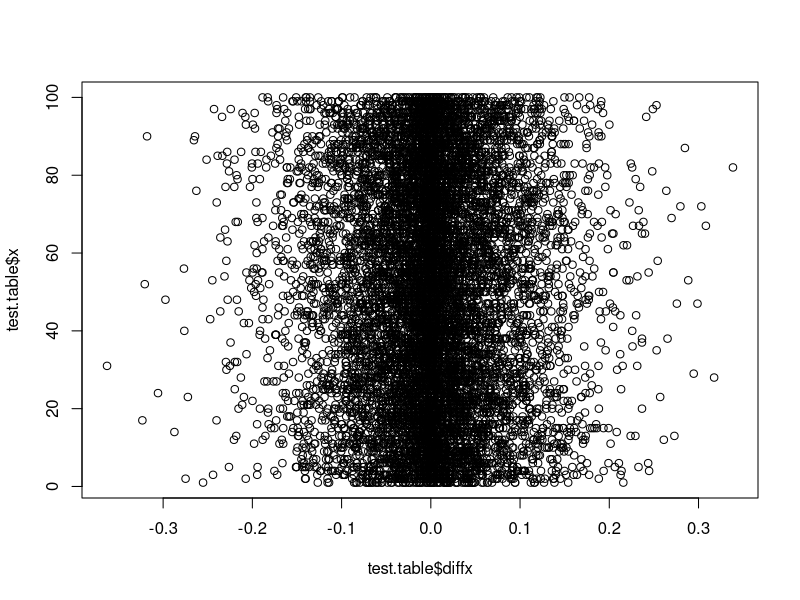
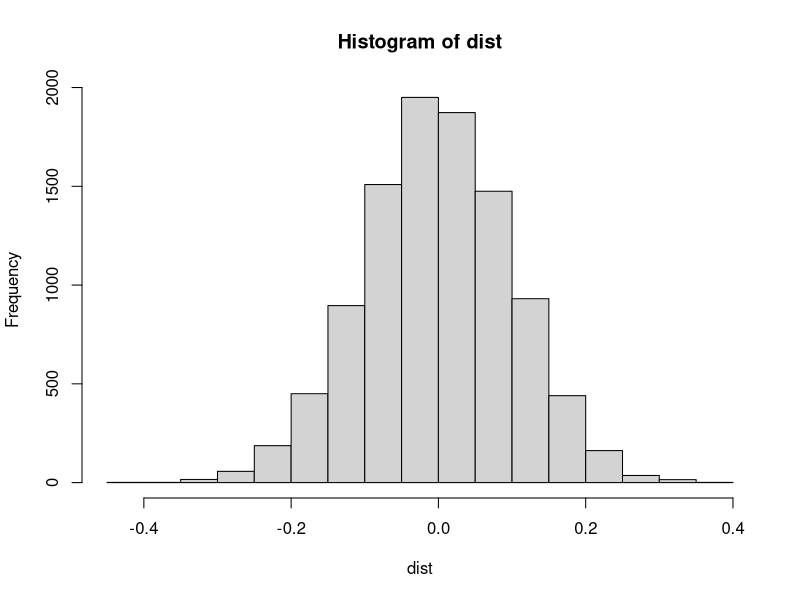

Here is the R script that generated these plots, in order: (Note: this script raises an error after producing the figures.)
# Simulate some nests

library(spatstat)

## Function to generate inital nests and loafers
## [TODO]: incorporate image.err?
##    -if image.err, it will be incorporated as mean in generating
##      grid.noise?
## [TODO]: how are loafers/attending mates dispersed within colony?
##    -based on initial simulations, not randomly!

## NOTE: if nest.n is not a perfect square, the nest.n will be rounded
## to closest one (for now)
initiatenests <- function(nest.n, loafers.n, mean.nn, nn.sd, image.err=0,
                          flight.id="A"){
  
  # Calculate size of square grid:
  grid.size <- sqrt(nest.n)
  # Create coordinates along the grid
  grid.coords <- expand.grid(x=(1:grid.size)*mean.nn, y=(1:grid.size)*mean.nn)
  # Generate random noise
  grid.noise <- rnorm(n=nrow(grid.coords), mean=0, sd=nn.sd)
  noise.angles <- runif(n=nrow(grid.coords), min=0, max=2*pi) 
  grid.coords$newx <- grid.coords$x + grid.noise*sin(noise.angles)
  grid.coords$newy <- grid.coords$y + grid.noise*cos(noise.angles)
  
  # REMOVE:
  #grid.coords$diffx <- grid.coords$x - grid.coords$newx
  #grid.coords$diffy <- grid.coords$y - grid.coords$newy
  #grid.coords$dist <- sqrt(grid.coords$diffx^2 + grid.coords$diffy^2)
  
  # Create ppp with nests
  nest.pts <- as.ppp(data.frame(grid.coords$newx, grid.coords$newy), 
                    W=owin(xrange=c((min(grid.coords$newx)-mean.nn), 
                                     (max(grid.coords$newx)+mean.nn)), 
                                     yrange=c((min(grid.coords$newy)-mean.nn), 
                                               (max(grid.coords$newy)+mean.nn))))
  # Generate loafers
  loafers <- runifpoint(n=loafers.n, win=nest.pts$window)
  
  # Combine nests and loafers
  all.pts.ppp <- superimpose(nest.pts, loafers)
  all.pts.df <- as.data.frame(all.pts.ppp)
  
  # Mark points as either nesting or non-nesting
  all.pts.df$observed <- c(rep.int(1, nrow(grid.coords)), rep.int(0, loafers.n))
  
  # Generate IDs for each point
  ids <- seq(from=1, to=nrow(all.pts.df), length.out=nrow(all.pts.df))
  all.pts.df$UFID <- paste(flight.id, ids, sep="_")

  return(all.pts.df)
}

### [TODO]: incorporate image error?
### Or is there a difference b/w mean.move and image.err? 
### sd.move captures the between-image error associated with
### birds moving on the nest, the mean.move implies some specific 
### spatial bias with the image. If mean.move != 0, that implies
### a directional movement by all nests

newflight <- function(initpts, loafers.n, mean.move=0, sd.move, image.err=0,
                      flight.id="B"){
  init.nests <- subset(initpts, observed==1)
  nest.n <- nrow(init.nests)
  # Generate random noise
  grid.noise <- rnorm(n=nest.n, mean=mean.move, sd=sd.move)
  noise.angles <- runif(n=nest.n, min=0, max=2*pi) 
  init.nests$newx <- init.nests$x + grid.noise*sin(noise.angles)
  init.nests$newy <- init.nests$y + grid.noise*cos(noise.angles)
  
  # REMOVE:
  #init.nests$diffx <- init.nests$x - init.nests$newx
  #init.nests$diffy <- init.nests$y - init.nests$newy
  #init.nests$dist <- sqrt(init.nests$diffx^2 + init.nests$diffy^2)
  
  # Create ppp with nests
  nest.pts <- as.ppp(data.frame(init.nests$newx, init.nests$newy), 
                     W=owin(xrange=c((min(init.nests$newx)-mean.nn), 
                                     (max(init.nests$newx)+mean.nn)), 
                            yrange=c((min(init.nests$newy)-mean.nn), 
                                     (max(init.nests$newy)+mean.nn))))
  # Generate loafers
  loafers <- runifpoint(n=loafers.n, win=nest.pts$window)
  
  # Combine nests and loafers
  all.pts.ppp <- superimpose(nest.pts, loafers)
  all.pts.df <- as.data.frame(all.pts.ppp)
  
  # Mark points as either nesting or non-nesting
  all.pts.df$observed <- c(rep.int(1, nest.n), rep.int(0, loafers.n))
  
  # Generate IDs for each point
  ids <- seq(from=1, to=nrow(all.pts.df), length.out=nrow(all.pts.df))
  all.pts.df$UFID <- paste(flight.id, ids, sep="_")
  
  return(all.pts.df)
}

#### REMOVE:
#### Test SD 
# Under the half normal, E[Y]= mu = sigma*sqrt(2)/(sqrt(pi))
# so sigma = mu*sqrt(pi)/sqrt(2)
# st.dev(Y) = sqrt(s^2*(1-2/pi))

test.m <- 0
test.sd <- 0.1
test.size <- 100
test.table <- expand.grid(x=1:test.size, y=1:test.size)

#origin.col <- rep(0, test.size)
#test.table <- data.frame(origin.col, origin.col)
colnames(test.table) <- c("x", "y")

test.dist <- rnorm(n=test.size^2, mean=test.m, sd=test.sd)
test.angles <- runif(n=test.size^2, min=0, max=2*pi) 
test.table$newx <- test.table$x + test.dist*sin(test.angles)
test.table$newy <- test.table$y + test.dist*cos(test.angles)
test.table$diffx <- test.table$x - test.table$newx
test.table$diffy <- test.table$y - test.table$newy
test.table$dist <- sqrt(test.table$diffx^2 + test.table$diffy^2)
sd(test.table$dist)

#plot(test.table$y ~ test.table$x)
#points(test.table$newy ~ test.table$x, col="red")

plot(test.table$x ~ test.table$diffx)
test.negs <- sample(c(-1,1), size=(test.size^2), replace=T)
dist <- test.table$dist * test.negs
hist(dist)
sd(dist)

# Compare expected / observed means:
#mu = sigma*sqrt(2)/(sqrt(pi))
test.sd*sqrt(2)/sqrt(pi) / mean(test.table$dist)

# Compare expected / observed standard deviations:
sqrt((test.sd^2)*(1-2/pi)) / sd(test.table$dist)

mean(ActiveNest$dist)/(sd.move*sqrt(2)/sqrt(pi))

sd(ActiveNest$dist)/sqrt((sd.move^2)*(1-2/pi))
